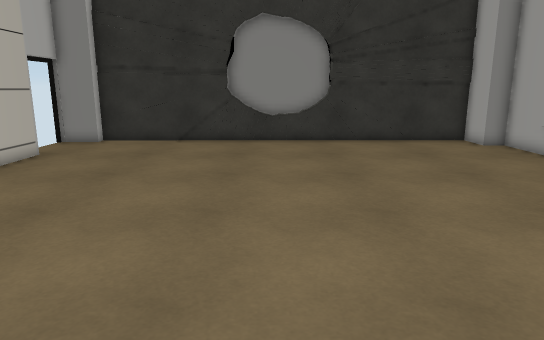
View 1 (above)

13 first-person views from a walk through a 3-D level made in the Unity game engine. The camera is 1.4 m above the floor, tilts 12° down and sees 70° across. The floor is counted in squares, 0.5 m on a side. Each view is taken from the middle of a square. On the plan, view 1 faces up. The plan holds only what a view shows up to about 20 squares ahead; the rest is blank. The place goes on beyond the plan. Door leaves are left out, so doorways stand open. Some surface patterns are stand-ins.

View 2
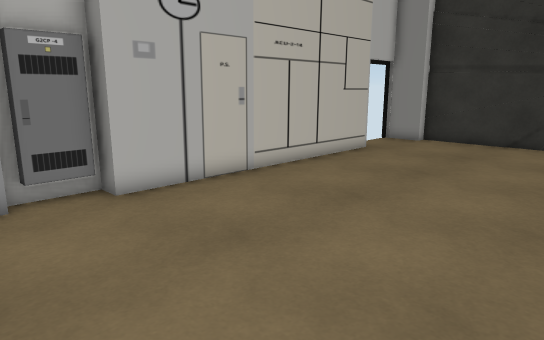

View 3
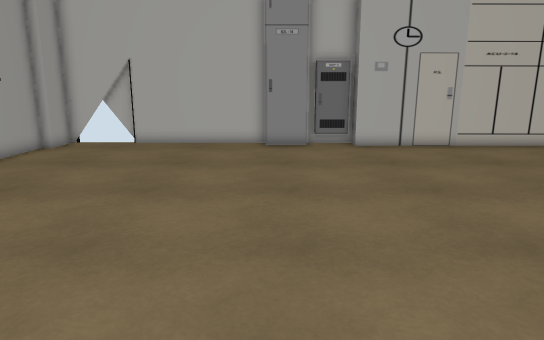

View 4
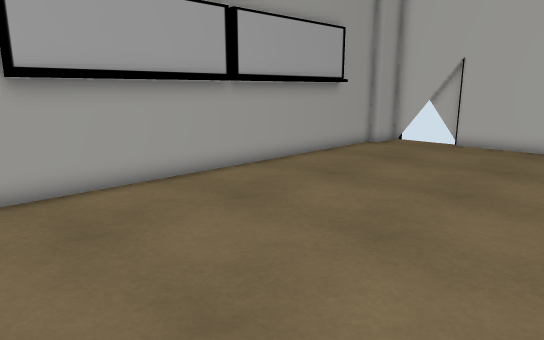

View 5
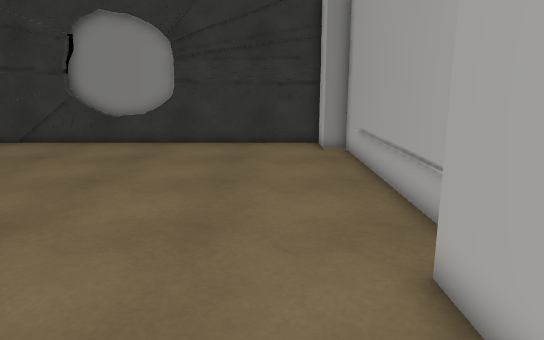

View 6
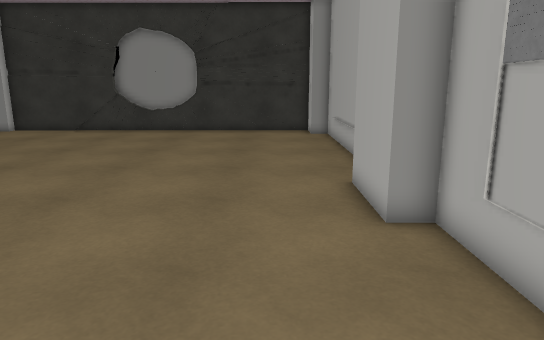

View 7
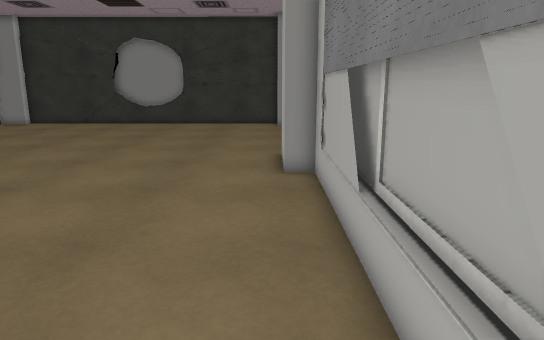

View 8
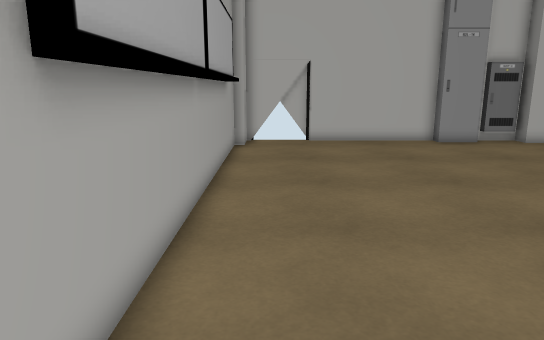

View 9
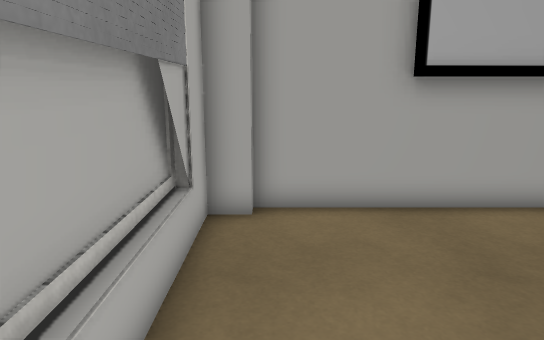

View 10
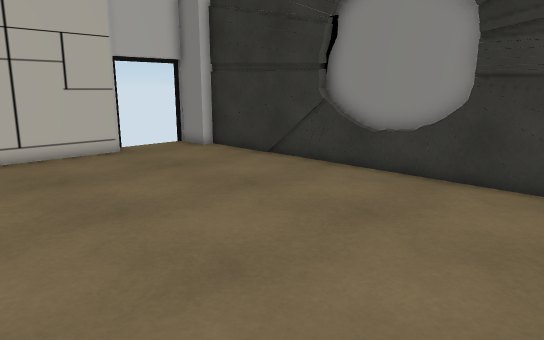

View 11
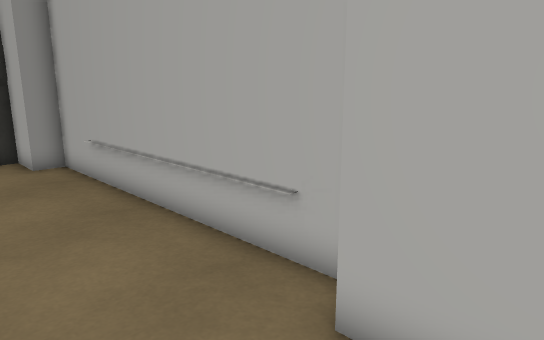

View 12
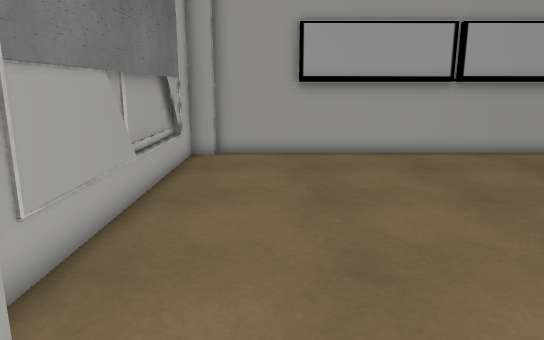

View 13
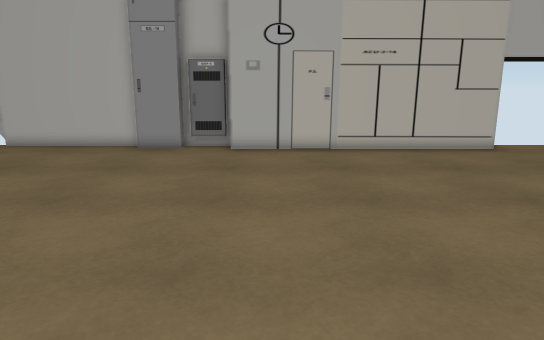

### Floor plan
Points are (right, up) in squares from view 1. A wall is a line through its corners. A room is listed if a view was taken in it or the views show most of it. See-through windows are left out.
Room 1 (views 1, 2, 3, 4, 5, 6, 7, 8, 9, 10, 11, 12, 13)
walls: (-10.4, 3.8) (-10.4, 2.2); (-10.1, 1.7) (-10.1, -0.4); (10.4, 2.8) (10.4, 6.4); (-10.8, 2.2) (-10.8, 1.7); (11.5, 7) (11.5, 19); (-10.8, -0.3) (-10.8, -7); (-9.9, 16.4) (-9.9, 4.1); (0.5, -10.4) (6.8, -10.4); (0.5, -10.6) (6.8, -10.6); (-3.2, -10.4) (0.2, -10.4); (-11.1, -7) (-11.1, -8.6); (-10.8, -7.6) (-10.8, -10.4) (-9.2, -10.4); (-6.2, -10.6) (0.2, -10.6); (3.1, 21.5) (-2.4, 21.5); (10.4, 19) (10.4, 20.9) (-9.2, 20.9) (-9.2, 20.2) (-11.1, 20.2); (11.8, -8.7) (11.8, -0.7); (-9.2, -10.9) (10.4, -10.9); (11.5, -10.4) (11.5, 2.8)
low walls: (-10.8, 3.5) (-10.8, 2.5); (11.3, 7.9) (11.3, 16.4)
ways out: open door at (-11, -8.5); open door at (-11, 18.5)

Positions as (right, up) in squares from view 1, and headings:
1: (0, 0), facing up
2: (0, 0), facing up-left
3: (9, 0), facing left
4: (9, 0), facing down-left
5: (8, 1), facing up
6: (8, -5), facing up
7: (10, -10), facing up
8: (10, -9), facing left
9: (10, -2), facing down
10: (7, 9), facing up-left
11: (7, 4), facing up-right
12: (8, 6), facing down
13: (8, 6), facing left
